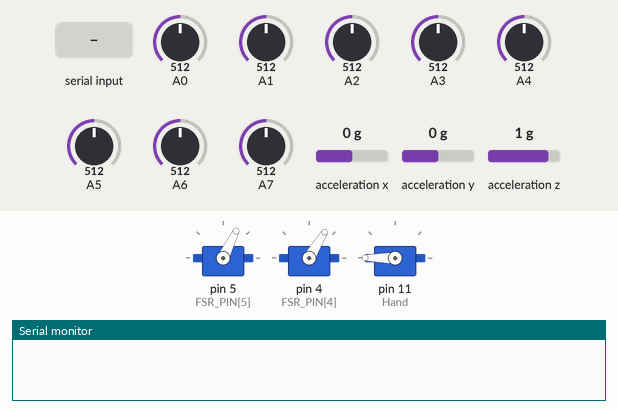
This sketch was run on a simulated Arduino Uno, built with avr-gcc and run on an emulated ATmega328P. Parts: 3 × servo, the last lines printed to the serial monitor. Wiring (inferred from the names in the program): MPU-6050 motion sensor at I2C address 0x68. The inputs (shaded band) are chosen by the test bench; at power-on: A0 = 512, A1 = 512, A2 = 512, A3 = 512, A4 = 512, A5 = 512, A6 = 512, A7 = 512, acceleration x 0 g, acceleration y 0 g, acceleration z 1 g.

Above: at 0.21 s.
At 1.2 s:
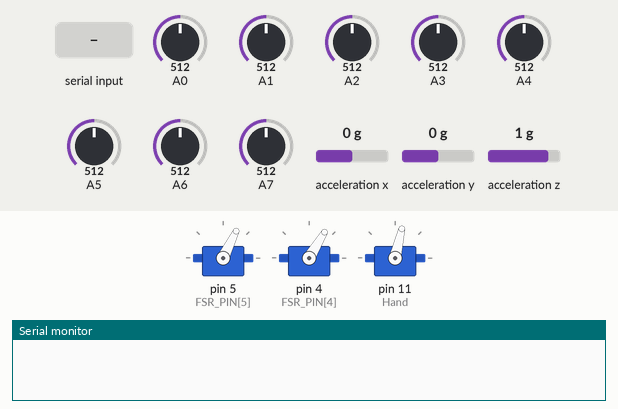
1.3 s: "90,45,200\n" received over Serial
At 2.7 s:
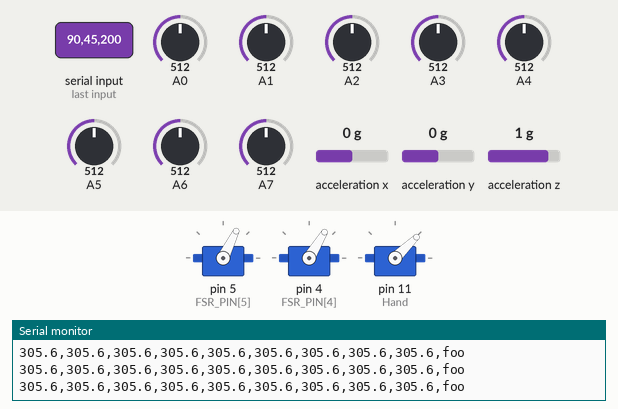
Timing chart, 0 to 4.3 s (numbered marks = the images above; inputs shaded):
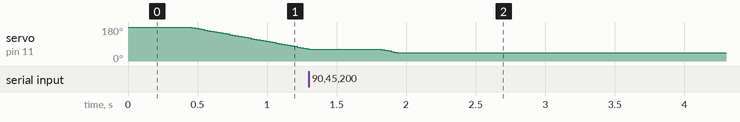

The sketch:

testSketchFSR.ino
```cpp
#include <Servo.h>
#include <Wire.h>

Servo Shoulder;
Servo Elbow;
Servo Hand;

double accelPitch, accelRoll;
long acc_x, acc_y, acc_z;
long scaleFactor = 8192; // 2g --> 16384 , 4g --> 8192 , 8g --> 4096, 16g --> 2048
double accel_x, accel_y, accel_z;

int Shoulderpos = 1200;
int Elbowpos = 1200;
int Handpos = 3000;

// Declare some variables
const int FSR_PIN[] = {0, 1, 2, 3, 4, 5, 6, 7};

const float VCC = 4.98;
const float R_DIV = 5100.0;

int fsrADC;
float force[8];
float fsrV;
float fsrR;
float fsrG;

String label = "foo\n";
String incomingString;
int dataCount = 0;

int y;

void setup(){
  // Set up serial and pin mode
  Serial.begin(115200);
  Serial.setTimeout(3);
  for (int i=0;i<8;i++){
  pinMode(FSR_PIN[i], INPUT);
  }

  Shoulder.attach(5);
  Elbow.attach(4);
  Hand.attach(11);

  Shoulder.writeMicroseconds(Shoulderpos);
  Elbow.writeMicroseconds(Elbowpos);
  Hand.writeMicroseconds(Handpos);

  setup_mpu_6050_registers();
//
//  pinMode(14, OUTPUT);
//  pinMode(15, OUTPUT);
//  digitalWrite(14, LOW);
//  digitalWrite(15, HIGH);
}


void loop(){
  // Read the raw acc data from MPU-6050
  read_mpu_6050_data();

  // Convert acceleration to g force
  accel_x = (double)acc_x / (double)scaleFactor;
  accel_y = (double)acc_y / (double)scaleFactor;
  accel_z = (double)acc_z / (double)scaleFactor;

  // Find pitch and roll from accelerometer
  accelPitch = atan2(accel_y, accel_z) * RAD_TO_DEG;
  accelRoll = atan2(accel_x, accel_z) * RAD_TO_DEG;
//Serial.println(accelPitch);

  // Map servo value
//  Elbowpos = map(accelPitch,0,-180,500,3000);

  if (accelPitch >= -80){
    Elbowpos = 1150;
  }
  else{
    Elbowpos = 2650;
  }

if (Serial.available() > 0) {
                // read the incoming byte:
  incomingString = Serial.readString();
    if (incomingString.toInt() > 20){
      dataCount = incomingString.toInt();
    }
    else if (incomingString == "a\n") {
      dataCount = 1;
    }
    else if (incomingString.startsWith("s") == true){
      incomingString.remove(0,1);
      y = incomingString.toInt();
    }
    else {
       label = incomingString;
    }
  }

   if (y == 1){
     Shoulderpos += 1;
   }
   else if (y == 2){
     Shoulderpos -= 1;
   }
  if(y == 3){
    Handpos += 1;
  }
  else if(y == 0){
    Handpos -= 1;
//    Elbowpos = 1200;
//    Shoulderpos = 1200;
  }
//  else if(y == 1){
//    Elbowpos += 1;
//  }
//  else if (y == 2){
//    Elbowpos -= 1;
//  }

//  Serial.print(Shoulderpos);
//  Serial.print('\t');
//  Serial.print(Elbowpos);
//  Serial.print('\t');
//  Serial.print(Handpos);
//  Serial.print('\n');

  Shoulderpos = constrain(Shoulderpos, 500, 2000);
  Elbowpos = constrain(Elbowpos, 500, 2000);
  Handpos = constrain(Handpos, 1000, 3000);

  Shoulder.writeMicroseconds(Shoulderpos);
  Elbow.writeMicroseconds(Elbowpos);
  Hand.writeMicroseconds(Handpos);

while (dataCount > 0){
  for (int i=0; i<8;i++){
      // Read pin
    fsrADC = analogRead(FSR_PIN[i]);

    // Use ADC reading to calculate voltage:
    fsrV = fsrADC * VCC / 1023.0;

    // Use voltage and static resistor value to calculate FSR resistance:
    fsrR = ((VCC - fsrV) * R_DIV) / fsrV;

    // Guesstimate force based on slopes in figure 3 of FSR datasheet (conductance):
    fsrG = 1.0 / fsrR;

    // Break parabolic curve down into two linear slopes:
    if (fsrR <= 600)
      force[i] = (fsrG - 0.00075) / 0.00000032639;
    else
      force[i] =  fsrG / 0.000000642857;
    }

float aveforce = 0;
  // Display data [in grams] and add small pause
    for (int i=0; i<8; i++){
        Serial.print(force[i],1);
        Serial.print(',');
        aveforce += force[i];
    }
    aveforce = aveforce/8;
    Serial.print(aveforce,1);
    Serial.print(',');
    Serial.print(label);
//    Serial.println();

    dataCount -= 1;
}
}


void read_mpu_6050_data() {
  //Subroutine for reading the raw accelerometer data
  Wire.beginTransmission(0x68);
  Wire.write(0x3B);
  Wire.endTransmission();
  Wire.requestFrom(0x68, 6);

  // Read data
  while (Wire.available() < 6);
  acc_x = Wire.read() << 8 | Wire.read();
  acc_y = Wire.read() << 8 | Wire.read();
  acc_z = Wire.read() << 8 | Wire.read();
}


void setup_mpu_6050_registers() {
  //Activate the MPU-6050
  Wire.beginTransmission(0x68);
  Wire.write(0x6B);
  Wire.write(0x00);
  Wire.endTransmission();

  //Configure the accelerometer
  Wire.beginTransmission(0x68);
  Wire.write(0x1C);
  Wire.write(0x08); // 2g --> 0x00, 4g --> 0x08, 8g --> 0x10, 16g --> 0x18
  Wire.endTransmission();
}
```
